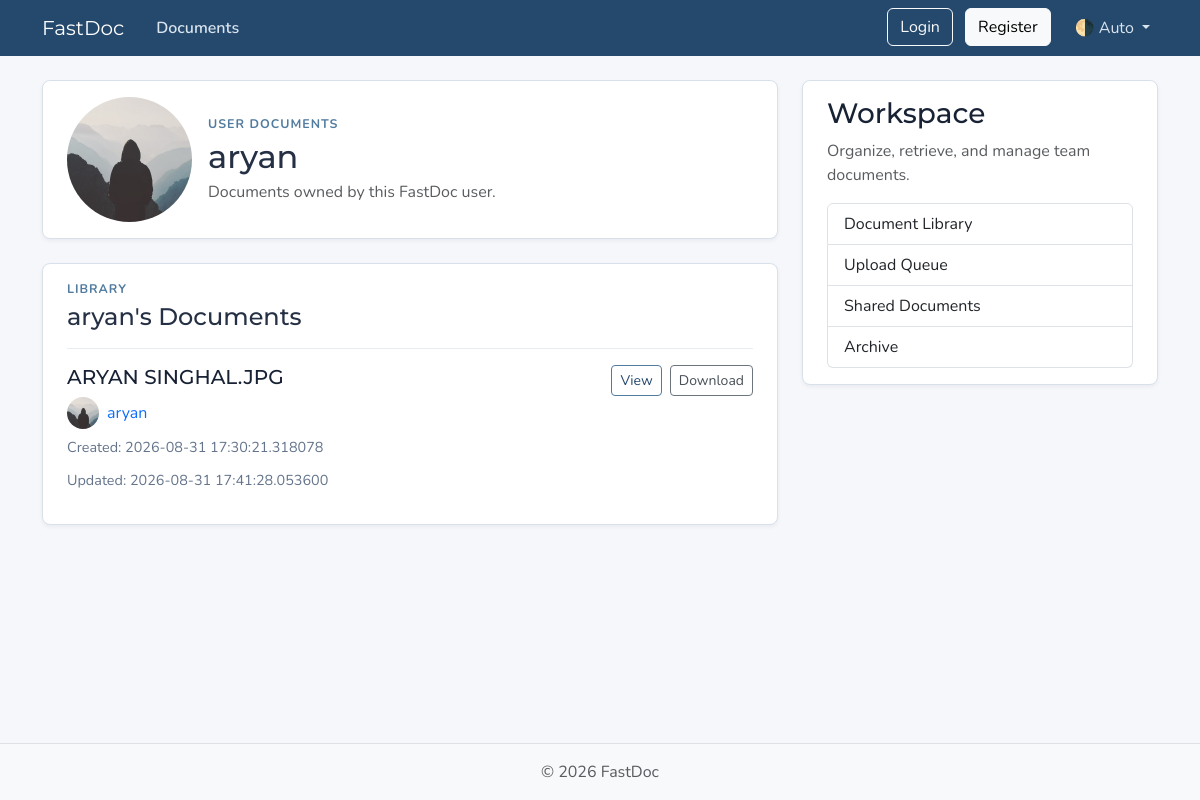
Page /users/1/documents on the earlier database version.
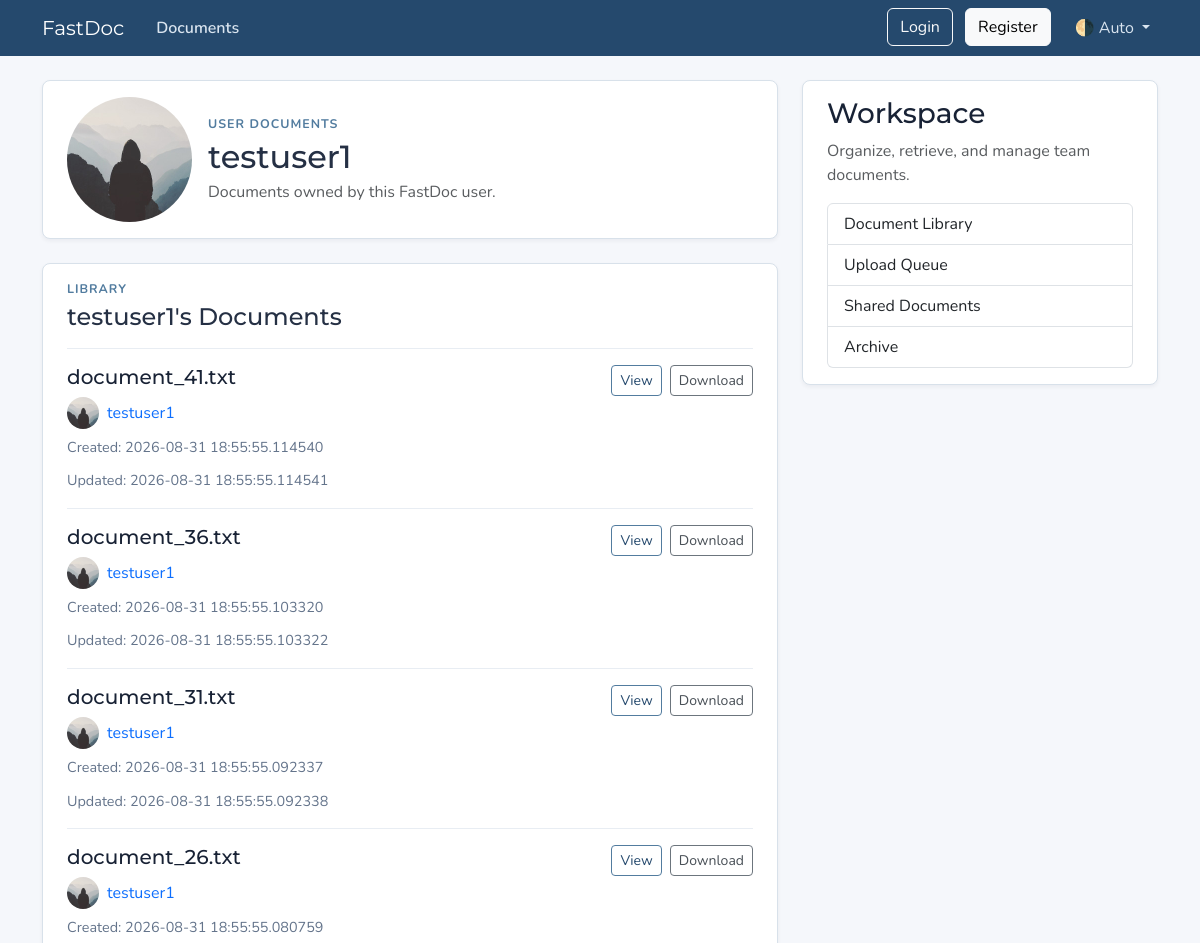
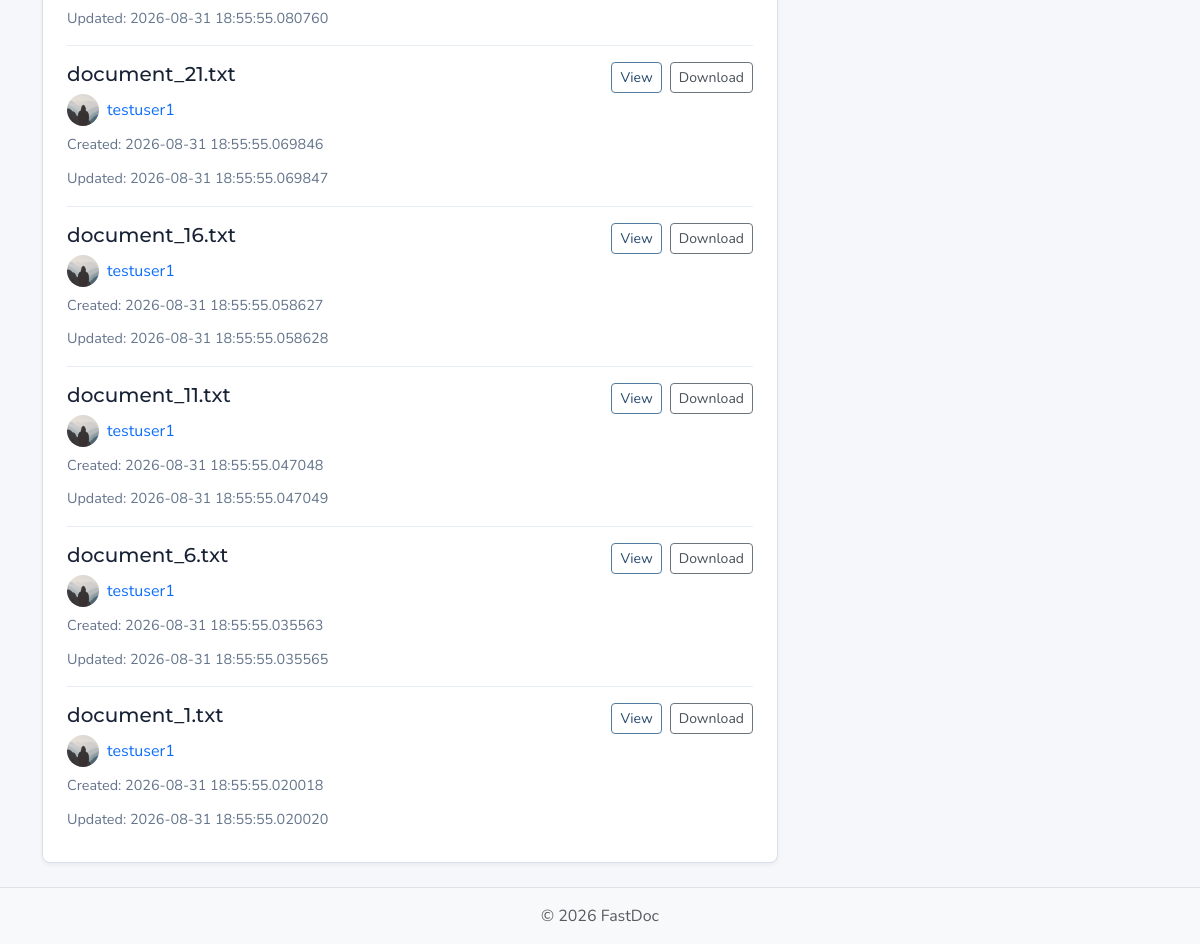
Same page on the later database version (2 pictures, top to bottom).
### models.py (models this page shows, shortened)
class User(Base):
    __tablename__ = "users"
    id: Mapped[int] = mapped_column(Integer, primary_key=True, index=True)
    username: Mapped[str] = mapped_column(String(50), unique=True, nullable=False)
    email: Mapped[str] = mapped_column(String(120), unique=True, nullable=False)
    password_hash: Mapped[str] = mapped_column(String(200), nullable=False)
    image_file: Mapped[str | None] = mapped_column(
        String(200),
        nullable=True,
        default=None,
    )
    documents: Mapped[list[Document]] = relationship(
        back_populates="owner",
        cascade="all, delete-orphan",
    )

class Document(Base):
    __tablename__ = "documents"
    id: Mapped[int] = mapped_column(Integer, primary_key=True, index=True)
    name: Mapped[str] = mapped_column(String(100), nullable=False)
    file_path: Mapped[str] = mapped_column(String(300), nullable=False)
    file_type: Mapped[str] = mapped_column(String(20), nullable=False)
    file_size: Mapped[int] = mapped_column(Integer, nullable=False)
    date_created: Mapped[datetime] = mapped_column(
        DateTime(timezone=True),
        default=lambda: datetime.now(UTC),
    )
    date_updated: Mapped[datetime] = mapped_column(
        DateTime(timezone=True),
        default=lambda: datetime.now(UTC),
        onupdate=lambda: datetime.now(UTC),
    )
    folder_id: Mapped[int | None] = mapped_column(Integer, nullable=True, default=None)
    user_id: Mapped[int] = mapped_column(
        ForeignKey("users.id"),
        nullable=False,
        index=True,
    )
    owner: Mapped[User] = relationship(back_populates="documents")

### main.py (the view)
@app.get(
    "/users/{user_id}/documents",
    include_in_schema=False,
    name="user_documents",
)
async def user_documents_page(
    request: Request,
    user_id: int,
    db: Annotated[AsyncSession, Depends(get_db)],
):
    result = await db.execute(select(models.User).where(models.User.id == user_id))
    user = result.scalars().first()
    if not user:
        raise HTTPException(
            status_code=status.HTTP_404_NOT_FOUND,
            detail="User not found",
        )
    result = await db.execute(
        select(models.Document)
        .options(selectinload(models.Document.owner))
        .where(models.Document.user_id == user_id)
        .order_by(models.Document.date_updated.desc())
    )
    documents = result.scalars().all()
    return templates.TemplateResponse(
        request,
        "user_documents.html",
        {
            "documents": documents,
            "user": user,
            "title": f"{user.username}'s Documents",
        },
    )

### templates/user_documents.html
{% extends "layout.html" %}
{% block content %}
  <section class="content-section py-3 px-4 mb-4">
    <div class="d-flex align-items-center gap-3">
      <img class="rounded-circle account-img"
           src="{{ user.image_path }}"
           alt="{{ user.username }}'s profile picture"
           width="96"
           height="96"
           loading="lazy">
      <div>
        <p class="section-kicker mb-1">User Documents</p>
        <h1 class="h2 mb-1">{{ user.username }}</h1>
        <p class="text-body-secondary mb-0">Documents owned by this FastDoc user.</p>
      </div>
    </div>
  </section>
  <section class="content-section py-3 px-4 mb-4">
    <div class="d-flex flex-wrap align-items-center justify-content-between gap-2 mb-3">
      <div>
        <p class="section-kicker mb-1">Library</p>
        <h2 class="h4 mb-0">{{ user.username }}'s Documents</h2>
      </div>
    </div>
    <div class="document-list">
      {% for document in documents %}
        <article class="document-item py-3">
          <div class="d-flex flex-column flex-lg-row gap-3 justify-content-between">
            <div>
              <div class="d-flex flex-wrap align-items-center gap-2 mb-2">
                <h3 class="h5 mb-0">
                  <a class="document-title"
                     href="{{ url_for("doc_page", doc_id=document.id) }}">{{ document.name }}</a>
                </h3>
              </div>
              <div class="d-flex align-items-center gap-2 mb-2">
                <img class="rounded-circle document-owner-img"
                     src="{{ document.owner.image_path }}"
                     alt="{{ document.owner.username }}'s profile picture"
                     width="32"
                     height="32"
                     loading="lazy">
                <a class="document-owner-link"
                   href="{{ url_for("user_documents", user_id=document.owner.id) }}">{{ document.owner.username }}</a>
              </div>
              <div class="document-meta">
                <span>Created: {{ document.date_created }}</span>
                <span>Updated: {{ document.date_updated }}</span>
              </div>
            </div>
            <div class="document-actions d-flex flex-wrap gap-2 align-self-start">
              <a class="btn btn-outline-primary btn-sm"
                 href="{{ url_for("doc_page", doc_id=document.id) }}">View</a>
              <a class="btn btn-outline-secondary btn-sm" href="#">Download</a>
            </div>
          </div>
        </article>
      {% else %}
        <p class="text-body-secondary mb-0">No documents by this user yet.</p>
      {% endfor %}
    </div>
  </section>
{% endblock content %}

### templates/layout.html (shortened to what this page needs)
<!DOCTYPE html>
<html lang="en">
<head>
  <link href="https://cdn.jsdelivr.net/npm/bootstrap@5.3.8/dist/css/bootstrap.min.css" rel="stylesheet"
>
  <link rel="stylesheet" type="text/css" href="{{ url_for('static', path='css/main.css' ) }}">
</head>
<body class="d-flex flex-column min-vh-100">
  <header class="site-header">
    <nav class="navbar navbar-expand-md bg-steel fixed-top" data-bs-theme="dark">
      <div class="container">
        <a class="navbar-brand me-4" href="{{ url_for('home') }}">FastDoc</a>
        <div class="collapse navbar-collapse" id="navbarToggle">
          <div class="navbar-nav me-auto">
            <a class="nav-link active" aria-current="page" href="{{ url_for('home') }}">Documents</a>
          </div>
          <div class="navbar-nav">
            <div id="loggedOutNav">
              <a class="btn btn-outline-light mb-2 mb-md-0 me-md-2" href="{{ url_for('login_page') }}">
                Login
              </a>
              <a class="btn btn-light mb-2 mb-md-0 me-md-3" href="{{ url_for('register_page') }}">
                Register
              </a>
            </div>
            <div class="nav-item dropdown">
              <a class="nav-link dropdown-toggle" href="#" role="button" id="bd-theme" data-bs-toggle="dropdown"
                aria-expanded="false">
                <span id="bd-theme-text">🌗 Auto</span>
              </a>
            </div>
          </div>
        </div>
      </div>
    </nav>
  </header>
  <main role="main" class="container">
    <div class="row">
      <div class="col-md-8">
        {% block content %}
        {% endblock content %}
      </div>
      <aside class="col-md-4">
        <div class="content-section py-3 px-4 mb-4">
          <h3>Workspace</h3>
          <p class="text-body-secondary">Organize, retrieve, and manage team documents.</p>
          <ul class="list-group">
            <li class="list-group-item">Document Library</li>
            <li class="list-group-item">Upload Queue</li>
            <li class="list-group-item">Shared Documents</li>
            <li class="list-group-item">Archive</li>
          </ul>
        </div>
      </aside>
    </div>
  </main>
  <footer class="mt-auto py-3 bg-body-tertiary border-top">
    <div class="container text-center">
      <p class="text-body-secondary mb-0">
        © <span id="year"></span> FastDoc
      </p>
    </div>
  </footer>
</body>
</html>

### static/css/main.css (style rules this page uses)
:root { --font-heading: "Montserrat", system-ui, -apple-system, BlinkMacSystemFont, sans-serif; --font-body: "Nunito", system-ui, -apple-system, BlinkMacSystemFont, sans-serif; --color-bg-body: #f5f7fb; --color-bg-content: #ffffff; --color-bg-muted: #eef3f8; --color-text-primary: #253044; --color-text-heading: #182235; --color-steel: #25496d; --color-accent: #527c9f; --color-nav-link: #d9e4ef; --color-nav-link-hover: #ffffff; --color-link-hover: #2f6f9f; --color-border: #d8e1ea; --color-border-light: #e8edf3; --spacing-xl: 5rem; --account-img-size: 7.813rem; }
body { font-family: var(--font-body); background: var(--color-bg-body); color: var(--color-text-primary); }
main { padding-top: var(--spacing-xl); }
h1, h2, h3, h4, h5, h6 { font-family: var(--font-heading); color: var(--color-text-heading); }
.navbar-brand { font-family: var(--font-heading); }
a { text-decoration: none; }
.bg-steel { background-color: var(--color-steel); }
.site-header .navbar-nav .nav-link { color: var(--color-nav-link); transition: color 0.2s ease-in-out; }
.site-header .navbar-nav .nav-link.active { font-weight: 600; }
.content-section { background: var(--color-bg-content); border: 1px solid var(--color-border); border-radius: 0.5rem; box-shadow: 0 2px 4px rgba(15, 23, 42, 0.05); transition: box-shadow 0.15s ease, transform 0.15s ease, border-color 0.15s ease; }
.section-kicker { color: var(--color-accent); font-size: 0.78rem; font-weight: 700; letter-spacing: 0.08em; text-transform: uppercase; }
.document-list { border-top: 1px solid var(--color-border-light); }
.document-item { border-bottom: 1px solid var(--color-border-light); }
.document-item:last-child { border-bottom: 0; }
.document-title { color: var(--color-text-heading); transition: color 0.2s ease-in-out; }
.document-meta { color: #64748b; display: flex; flex-wrap: wrap; font-size: 0.9rem; gap: 0.75rem; }
.document-actions { min-width: max-content; }
.account-img { height: var(--account-img-size); width: var(--account-img-size); object-fit: cover; }
.btn-outline-primary { --bs-btn-color: #25496d; --bs-btn-border-color: #527c9f; --bs-btn-hover-color: #fff; --bs-btn-hover-bg: #25496d; --bs-btn-hover-border-color: #25496d; --bs-btn-active-color: #fff; --bs-btn-active-bg: #1f3d5c; --bs-btn-active-border-color: #1f3d5c; }
.btn-outline-secondary { --bs-btn-color: #495057; --bs-btn-border-color: #6c757d; --bs-btn-hover-color: #fff; --bs-btn-hover-bg: #5a6268; --bs-btn-hover-border-color: #545b62; --bs-btn-active-color: #fff; --bs-btn-active-bg: #545b62; --bs-btn-active-border-color: #4e555b; }
[data-bs-theme="dark"] { --color-bg-body: #1a1a1a; --color-bg-content: #2d2d2d; --color-text-primary: #e0e0e0; --color-text-heading: #f0f0f0; --color-border: #404040; --color-border-light: #4a4a4a; }

Differences in the rows shown:
removed Document: name "ARYAN SINGHAL.JPG", owner.username "aryan", date_created "2026-08-31 17:30:21.318078", date_updated "2026-08-31 17:41:28.053600"
changed User: username "aryan" → "testuser1"
added Document: name "document_41.txt", owner.username "testuser1", date_created "2026-08-31 18:55:55.114540", date_updated "2026-08-31 18:55:55.114541"
added Document: name "document_36.txt", owner.username "testuser1", date_created "2026-08-31 18:55:55.103320", date_updated "2026-08-31 18:55:55.103322"
added Document: name "document_31.txt", owner.username "testuser1", date_created "2026-08-31 18:55:55.092337", date_updated "2026-08-31 18:55:55.092338"
added Document: name "document_26.txt", owner.username "testuser1", date_created "2026-08-31 18:55:55.080759", date_updated "2026-08-31 18:55:55.080760"
added Document: name "document_21.txt", owner.username "testuser1", date_created "2026-08-31 18:55:55.069846", date_updated "2026-08-31 18:55:55.069847"
added Document: name "document_16.txt", owner.username "testuser1", date_created "2026-08-31 18:55:55.058627", date_updated "2026-08-31 18:55:55.058628"
added Document: name "document_11.txt", owner.username "testuser1", date_created "2026-08-31 18:55:55.047048", date_updated "2026-08-31 18:55:55.047049"
added Document: name "document_6.txt", owner.username "testuser1", date_created "2026-08-31 18:55:55.035563", date_updated "2026-08-31 18:55:55.035565"
added Document: name "document_1.txt", owner.username "testuser1", date_created "2026-08-31 18:55:55.020018", date_updated "2026-08-31 18:55:55.020020"
